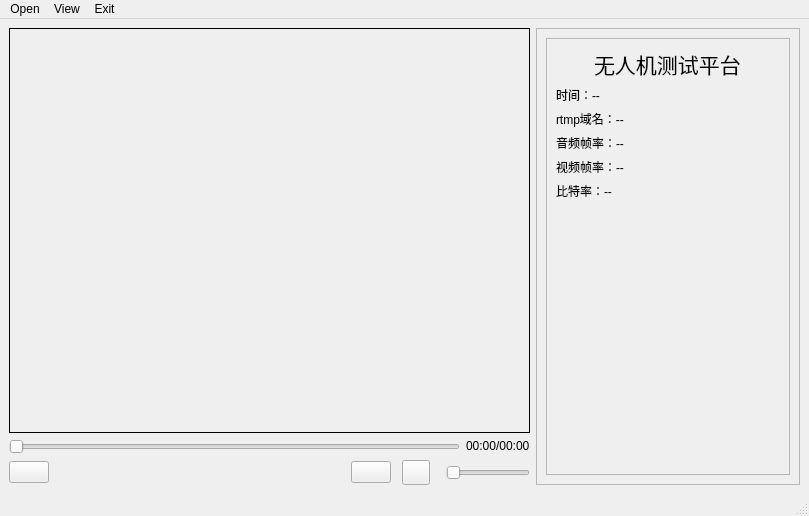
<?xml version="1.0" encoding="UTF-8"?>
<ui version="4.0">
 <class>MediaPlayer</class>
 <widget class="QMainWindow" name="MediaPlayer">
  <property name="geometry">
   <rect>
    <x>0</x>
    <y>0</y>
    <width>809</width>
    <height>516</height>
   </rect>
  </property>
  <property name="windowTitle">
   <string>MainWindow</string>
  </property>
  <widget class="QWidget" name="centralwidget">
   <layout class="QVBoxLayout" name="verticalLayout_2">
    <item>
     <layout class="QHBoxLayout" name="horizontalLayout_3">
      <item>
       <layout class="QVBoxLayout" name="verticalLayout">
        <item>
         <widget class="QFrame" name="videoframe">
          <property name="sizePolicy">
           <sizepolicy hsizetype="Expanding" vsizetype="Expanding">
            <horstretch>0</horstretch>
            <verstretch>0</verstretch>
           </sizepolicy>
          </property>
          <property name="minimumSize">
           <size>
            <width>521</width>
            <height>401</height>
           </size>
          </property>
          <property name="maximumSize">
           <size>
            <width>16777215</width>
            <height>16777215</height>
           </size>
          </property>
          <property name="palette">
           <palette>
            <active>
             <colorrole role="Window">
              <brush brushstyle="SolidPattern">
               <color alpha="255">
                <red>0</red>
                <green>0</green>
                <blue>0</blue>
               </color>
              </brush>
             </colorrole>
            </active>
            <inactive>
             <colorrole role="Window">
              <brush brushstyle="SolidPattern">
               <color alpha="255">
                <red>0</red>
                <green>0</green>
                <blue>0</blue>
               </color>
              </brush>
             </colorrole>
            </inactive>
            <disabled>
             <colorrole role="Window">
              <brush brushstyle="SolidPattern">
               <color alpha="255">
                <red>0</red>
                <green>0</green>
                <blue>0</blue>
               </color>
              </brush>
             </colorrole>
            </disabled>
           </palette>
          </property>
          <property name="frameShape">
           <enum>QFrame::StyledPanel</enum>
          </property>
          <property name="frameShadow">
           <enum>QFrame::Raised</enum>
          </property>
         </widget>
        </item>
        <item>
         <layout class="QHBoxLayout" name="horizontalLayout_2">
          <item>
           <widget class="QSlider" name="positionslider">
            <property name="sizePolicy">
             <sizepolicy hsizetype="Preferred" vsizetype="Fixed">
              <horstretch>0</horstretch>
              <verstretch>0</verstretch>
             </sizepolicy>
            </property>
            <property name="minimumSize">
             <size>
              <width>451</width>
              <height>0</height>
             </size>
            </property>
            <property name="orientation">
             <enum>Qt::Horizontal</enum>
            </property>
           </widget>
          </item>
          <item>
           <widget class="QLabel" name="timelabel">
            <property name="sizePolicy">
             <sizepolicy hsizetype="Fixed" vsizetype="Fixed">
              <horstretch>0</horstretch>
              <verstretch>0</verstretch>
             </sizepolicy>
            </property>
            <property name="text">
             <string>00:00/00:00</string>
            </property>
           </widget>
          </item>
         </layout>
        </item>
        <item>
         <layout class="QHBoxLayout" name="horizontalLayout">
          <item>
           <widget class="QPushButton" name="playButton">
            <property name="sizePolicy">
             <sizepolicy hsizetype="Fixed" vsizetype="Fixed">
              <horstretch>0</horstretch>
              <verstretch>0</verstretch>
             </sizepolicy>
            </property>
            <property name="text">
             <string/>
            </property>
            <property name="icon">
             <iconset>
              <normalon>../src/play.svg</normalon>
             </iconset>
            </property>
           </widget>
          </item>
          <item>
           <spacer name="horizontalSpacer">
            <property name="orientation">
             <enum>Qt::Horizontal</enum>
            </property>
            <property name="sizeType">
             <enum>QSizePolicy::Expanding</enum>
            </property>
            <property name="sizeHint" stdset="0">
             <size>
              <width>250</width>
              <height>20</height>
             </size>
            </property>
           </spacer>
          </item>
          <item>
           <widget class="QPushButton" name="fullscreenButton">
            <property name="sizePolicy">
             <sizepolicy hsizetype="Fixed" vsizetype="Fixed">
              <horstretch>0</horstretch>
              <verstretch>0</verstretch>
             </sizepolicy>
            </property>
            <property name="text">
             <string/>
            </property>
            <property name="icon">
             <iconset>
              <normalon>../src/fullscreen.svg</normalon>
             </iconset>
            </property>
           </widget>
          </item>
          <item>
           <spacer name="horizontalSpacer_2">
            <property name="orientation">
             <enum>Qt::Horizontal</enum>
            </property>
            <property name="sizeType">
             <enum>QSizePolicy::Preferred</enum>
            </property>
            <property name="sizeHint" stdset="0">
             <size>
              <width>5</width>
              <height>20</height>
             </size>
            </property>
           </spacer>
          </item>
          <item>
           <widget class="QPushButton" name="soundButton">
            <property name="enabled">
             <bool>true</bool>
            </property>
            <property name="sizePolicy">
             <sizepolicy hsizetype="Fixed" vsizetype="Fixed">
              <horstretch>0</horstretch>
              <verstretch>0</verstretch>
             </sizepolicy>
            </property>
            <property name="minimumSize">
             <size>
              <width>28</width>
              <height>25</height>
             </size>
            </property>
            <property name="maximumSize">
             <size>
              <width>28</width>
              <height>25</height>
             </size>
            </property>
            <property name="text">
             <string/>
            </property>
            <property name="icon">
             <iconset>
              <normalon>../src/sound.svg</normalon>
             </iconset>
            </property>
           </widget>
          </item>
          <item>
           <spacer name="horizontalSpacer_3">
            <property name="orientation">
             <enum>Qt::Horizontal</enum>
            </property>
            <property name="sizeType">
             <enum>QSizePolicy::Preferred</enum>
            </property>
            <property name="sizeHint" stdset="0">
             <size>
              <width>10</width>
              <height>20</height>
             </size>
            </property>
           </spacer>
          </item>
          <item>
           <widget class="QSlider" name="volumeslider">
            <property name="sizePolicy">
             <sizepolicy hsizetype="Maximum" vsizetype="Fixed">
              <horstretch>0</horstretch>
              <verstretch>0</verstretch>
             </sizepolicy>
            </property>
            <property name="maximumSize">
             <size>
              <width>100</width>
              <height>16777215</height>
             </size>
            </property>
            <property name="orientation">
             <enum>Qt::Horizontal</enum>
            </property>
           </widget>
          </item>
         </layout>
        </item>
       </layout>
      </item>
      <item>
       <widget class="QFrame" name="toolframe">
        <property name="minimumSize">
         <size>
          <width>250</width>
          <height>0</height>
         </size>
        </property>
        <property name="frameShape">
         <enum>QFrame::StyledPanel</enum>
        </property>
        <property name="frameShadow">
         <enum>QFrame::Raised</enum>
        </property>
        <layout class="QVBoxLayout" name="verticalLayout_3">
         <item>
          <widget class="QFrame" name="frame">
           <property name="sizePolicy">
            <sizepolicy hsizetype="Preferred" vsizetype="Preferred">
             <horstretch>0</horstretch>
             <verstretch>0</verstretch>
            </sizepolicy>
           </property>
           <property name="maximumSize">
            <size>
             <width>300000</width>
             <height>600000</height>
            </size>
           </property>
           <property name="frameShape">
            <enum>QFrame::StyledPanel</enum>
           </property>
           <property name="frameShadow">
            <enum>QFrame::Raised</enum>
           </property>
           <layout class="QVBoxLayout" name="verticalLayout_4">
            <item>
             <layout class="QHBoxLayout" name="horizontalLayout_4">
              <item>
               <spacer name="horizontalSpacer_4">
                <property name="orientation">
                 <enum>Qt::Horizontal</enum>
                </property>
                <property name="sizeHint" stdset="0">
                 <size>
                  <width>40</width>
                  <height>20</height>
                 </size>
                </property>
               </spacer>
              </item>
              <item>
               <widget class="QLabel" name="label">
                <property name="font">
                 <font>
                  <family>黑体</family>
                  <pointsize>16</pointsize>
                 </font>
                </property>
                <property name="text">
                 <string>无人机测试平台</string>
                </property>
               </widget>
              </item>
              <item>
               <spacer name="horizontalSpacer_5">
                <property name="orientation">
                 <enum>Qt::Horizontal</enum>
                </property>
                <property name="sizeHint" stdset="0">
                 <size>
                  <width>40</width>
                  <height>20</height>
                 </size>
                </property>
               </spacer>
              </item>
             </layout>
            </item>
            <item>
             <widget class="QLabel" name="label_time">
              <property name="text">
               <string>时间：--</string>
              </property>
             </widget>
            </item>
            <item>
             <widget class="QLabel" name="label_rtmp">
              <property name="text">
               <string>rtmp域名：--</string>
              </property>
             </widget>
            </item>
            <item>
             <widget class="QLabel" name="label_audio">
              <property name="text">
               <string>音频帧率：--</string>
              </property>
             </widget>
            </item>
            <item>
             <widget class="QLabel" name="label_video">
              <property name="text">
               <string>视频帧率：--</string>
              </property>
             </widget>
            </item>
            <item>
             <widget class="QLabel" name="label_bit">
              <property name="text">
               <string>比特率：--</string>
              </property>
             </widget>
            </item>
            <item>
             <widget class="MatplotlibWidget" name="widget" native="true">
              <property name="sizePolicy">
               <sizepolicy hsizetype="Expanding" vsizetype="Expanding">
                <horstretch>0</horstretch>
                <verstretch>0</verstretch>
               </sizepolicy>
              </property>
             </widget>
            </item>
            <item>
             <widget class="MatplotlibWidget" name="widget_2" native="true">
              <property name="sizePolicy">
               <sizepolicy hsizetype="Expanding" vsizetype="Expanding">
                <horstretch>0</horstretch>
                <verstretch>0</verstretch>
               </sizepolicy>
              </property>
             </widget>
            </item>
           </layout>
          </widget>
         </item>
        </layout>
       </widget>
      </item>
     </layout>
    </item>
   </layout>
  </widget>
  <widget class="QMenuBar" name="menubar">
   <property name="geometry">
    <rect>
     <x>0</x>
     <y>0</y>
     <width>809</width>
     <height>22</height>
    </rect>
   </property>
   <widget class="QMenu" name="menuNetWork_Stream">
    <property name="title">
     <string>Open</string>
    </property>
    <addaction name="actionLocal_Video"/>
    <addaction name="actionStream_URL"/>
   </widget>
   <widget class="QMenu" name="menuView">
    <property name="title">
     <string>View</string>
    </property>
    <addaction name="separator"/>
    <addaction name="actionMaximize"/>
    <addaction name="actionMinimize"/>
    <addaction name="actionDefault"/>
   </widget>
   <widget class="QMenu" name="menuExit">
    <property name="title">
     <string>Exit</string>
    </property>
    <addaction name="actionExit"/>
   </widget>
   <addaction name="menuNetWork_Stream"/>
   <addaction name="menuView"/>
   <addaction name="menuExit"/>
  </widget>
  <widget class="QStatusBar" name="statusbar"/>
  <action name="actionLocal_Video">
   <property name="text">
    <string>Local Video</string>
   </property>
  </action>
  <action name="actionStream_URL">
   <property name="text">
    <string>Stream URL</string>
   </property>
  </action>
  <action name="actionMaximize">
   <property name="text">
    <string>Maximize</string>
   </property>
   <property name="shortcut">
    <string>Alt+A</string>
   </property>
  </action>
  <action name="actionMinimize">
   <property name="text">
    <string>Minimize</string>
   </property>
   <property name="shortcut">
    <string>Alt+S</string>
   </property>
  </action>
  <action name="actionDefault">
   <property name="text">
    <string>Default</string>
   </property>
   <property name="shortcut">
    <string>Alt+Q</string>
   </property>
  </action>
  <action name="actionExit">
   <property name="text">
    <string>Exit</string>
   </property>
   <property name="shortcut">
    <string>Ctrl+W</string>
   </property>
  </action>
 </widget>
 <customwidgets>
  <customwidget>
   <class>MatplotlibWidget</class>
   <extends>QWidget</extends>
   <header>MatplotlibWidget</header>
   <container>1</container>
  </customwidget>
 </customwidgets>
 <resources/>
 <connections/>
 <slots>
  <signal>openInputURLwin()</signal>
 </slots>
</ui>
